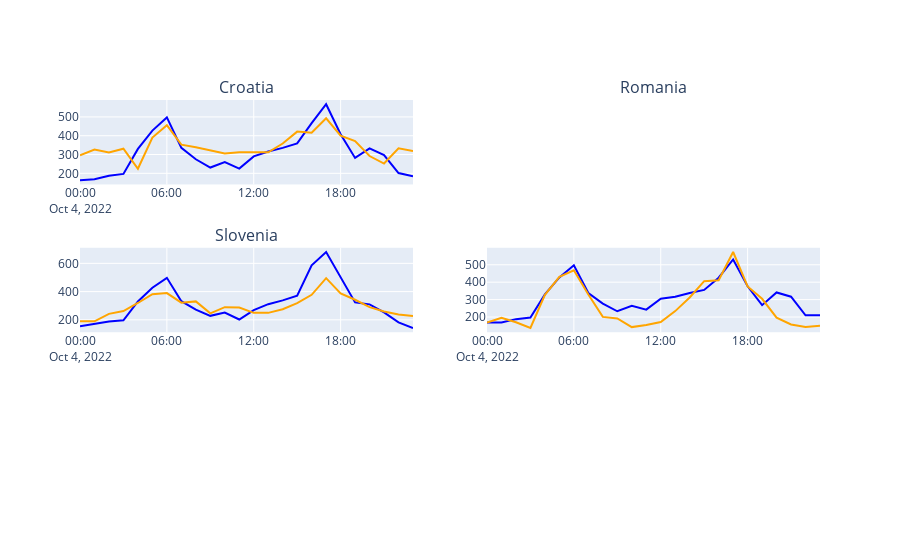

The code cell stored with this chart in its notebook:
### Code cell
#train_model_country_day(data_country_input, day, n_features, model_type="rf", model_parameters=None)
from plotly.subplots import make_subplots
def plotDayPrediction(day,n_features,model_type='rf',exclude_features=["Price-1","Price-2"]):
        countries = ["BG", "HR", "RO","SI"]
        countries_clean=[]
        for i,code in enumerate(countries):
                print(i,code)
                try: 
                        test=load_augumented(code).loc[day]
                        print(test.isnull().values.any())
                except: print("Date for this day does not exist") 
                else: 
                        if test.shape[0]==24: countries_clean.append(code)
        print(countries_clean)
        n = len(countries_clean)
        print(n)
        clist = []
        [clist.append(country_dict[x]) for x in countries_clean]
        fig = make_subplots(rows=n, cols=2,
                subplot_titles=clist)

        def predOneDayOneCode(code,row,col):
                df = load_augumented(code).drop(columns=exclude_features)
                print(df.isnull().values.any())
                model, params, selected_features, err, predictions = train_model_country_day(df, day, 12, model_type="rf")
                def rolling(dataframe):
                        return dataframe.rolling(window=roll_window).mean()
                print(selected_features)
                
                
                df = df.loc[day]

                fig.add_trace(go.Scatter(x=df.index, 
                                        y=df["DayAheadPrice"], 
                                        name="Real price",
                                        mode="lines",
                                        line_color="blue",),
                                        row=row,col=col)  
                
                fig.add_trace(go.Scatter(x=predictions.index, 
                                        y=predictions, 
                                        name="Prediction",
                                        mode="lines",
                                        line_color="orange",),
                                        row=row,col=col)  #

                fig.update_layout(
                        #title={'text':'Prediction of Energy Price in %s' % (country_dict[code]),'x':0.5, 'xanchor':'center'},
                        showlegend=False)
                
                #return fig, selected_features, err
                return 0
        #figa=[None]*n
        #sfa=[None]*n
        #erra=[None]*n
        j=1
        k=1
        for i,code in enumerate(countries_clean):
                predOneDayOneCode(code,k,j)
                if k==j: k=k+1
                elif k>j: j=j+1
        #code = "SI"
        #figa, sfa, erra=predOneDayOneCode(code,1,1)
        #print("aaskdjflöaksjdlfkjaskldjfkajdfölaj")
        fig.update_layout(legend=dict(
                orientation="h",
                entrywidth=120,
                yanchor="bottom",
                y=1.02,
                xanchor="right",
                x=1
                ))
        return fig,0,0
figa, sfa, erra = plotDayPrediction("2022-10-04",12)

figa.show()

### Figure 1 — Plotly figure (JSON) as saved in the notebook; plotly's stock layout.template omitted (floating-point values rounded to 4 significant figures)
{"data": [{"line": {"color": "blue"}, "mode": "lines", "name": "Real price", "type": "scatter", "x": ["2022-10-04T00:00:00+00:00", "2022-10-04T01:00:00+00:00", "2022-10-04T02:00:00+00:00", "2022-10-04T03:00:00+00:00", "2022-10-04T04:00:00+00:00", "2022-10-04T05:00:00+00:00", "2022-10-04T06:00:00+00:00", "2022-10-04T07:00:00+00:00", "2022-10-04T08:00:00+00:00", "2022-10-04T09:00:00+00:00", "2022-10-04T10:00:00+00:00", "2022-10-04T11:00:00+00:00", "2022-10-04T12:00:00+00:00", "2022-10-04T13:00:00+00:00", "2022-10-04T14:00:00+00:00", "2022-10-04T15:00:00+00:00", "2022-10-04T16:00:00+00:00", "2022-10-04T17:00:00+00:00", "2022-10-04T18:00:00+00:00", "2022-10-04T19:00:00+00:00", "2022-10-04T20:00:00+00:00", "2022-10-04T21:00:00+00:00", "2022-10-04T22:00:00+00:00", "2022-10-04T23:00:00+00:00"], "xaxis": "x", "y": [163.4, 169.1, 187.7, 196.9, 330.0, 427.5, 497.4, 335.5, 274.9, 230.9, 259.4, 225.5, 290, 316.0, 335.4, 359.1, 466.6, 567.5, 407.9, 281.8, 332.4, 297.4, 201.8, 184.4], "yaxis": "y"}, {"line": {"color": "orange"}, "mode": "lines", "name": "Prediction", "type": "scatter", "x": ["2022-10-04T00:00:00+00:00", "2022-10-04T01:00:00+00:00", "2022-10-04T02:00:00+00:00", "2022-10-04T03:00:00+00:00", "2022-10-04T04:00:00+00:00", "2022-10-04T05:00:00+00:00", "2022-10-04T06:00:00+00:00", "2022-10-04T07:00:00+00:00", "2022-10-04T08:00:00+00:00", "2022-10-04T09:00:00+00:00", "2022-10-04T10:00:00+00:00", "2022-10-04T11:00:00+00:00", "2022-10-04T12:00:00+00:00", "2022-10-04T13:00:00+00:00", "2022-10-04T14:00:00+00:00", "2022-10-04T15:00:00+00:00", "2022-10-04T16:00:00+00:00", "2022-10-04T17:00:00+00:00", "2022-10-04T18:00:00+00:00", "2022-10-04T19:00:00+00:00", "2022-10-04T20:00:00+00:00", "2022-10-04T21:00:00+00:00", "2022-10-04T22:00:00+00:00", "2022-10-04T23:00:00+00:00"], "xaxis": "x", "y": [296.0, 327.0, 311.5, 330.9, 224.5, 390.4, 456.3, 352.3, 338.5, 320.8, 306.0, 311.7, 311.7, 311.7, 358.7, 421.9, 415.6, 492.6, 400.4, 371.6, 292.0, 252.2, 332.8, 319.2], "yaxis": "y"}, {"line": {"color": "blue"}, "mode": "lines", "name": "Real price", "type": "scatter", "x": ["2022-10-04T00:00:00+00:00", "2022-10-04T01:00:00+00:00", "2022-10-04T02:00:00+00:00", "2022-10-04T03:00:00+00:00", "2022-10-04T04:00:00+00:00", "2022-10-04T05:00:00+00:00", "2022-10-04T06:00:00+00:00", "2022-10-04T07:00:00+00:00", "2022-10-04T08:00:00+00:00", "2022-10-04T09:00:00+00:00", "2022-10-04T10:00:00+00:00", "2022-10-04T11:00:00+00:00", "2022-10-04T12:00:00+00:00", "2022-10-04T13:00:00+00:00", "2022-10-04T14:00:00+00:00", "2022-10-04T15:00:00+00:00", "2022-10-04T16:00:00+00:00", "2022-10-04T17:00:00+00:00", "2022-10-04T18:00:00+00:00", "2022-10-04T19:00:00+00:00", "2022-10-04T20:00:00+00:00", "2022-10-04T21:00:00+00:00", "2022-10-04T22:00:00+00:00", "2022-10-04T23:00:00+00:00"], "xaxis": "x3", "y": [153.9, 169.1, 187.7, 196.9, 330.0, 427.5, 497.4, 332.0, 271.6, 228.1, 250.9, 202.3, 269.3, 311, 337.9, 371, 586.3, 680.5, 500, 323.3, 309.5, 252.5, 181.7, 142.0], "yaxis": "y3"}, {"line": {"color": "orange"}, "mode": "lines", "name": "Prediction", "type": "scatter", "x": ["2022-10-04T00:00:00+00:00", "2022-10-04T01:00:00+00:00", "2022-10-04T02:00:00+00:00", "2022-10-04T03:00:00+00:00", "2022-10-04T04:00:00+00:00", "2022-10-04T05:00:00+00:00", "2022-10-04T06:00:00+00:00", "2022-10-04T07:00:00+00:00", "2022-10-04T08:00:00+00:00", "2022-10-04T09:00:00+00:00", "2022-10-04T10:00:00+00:00", "2022-10-04T11:00:00+00:00", "2022-10-04T12:00:00+00:00", "2022-10-04T13:00:00+00:00", "2022-10-04T14:00:00+00:00", "2022-10-04T15:00:00+00:00", "2022-10-04T16:00:00+00:00", "2022-10-04T17:00:00+00:00", "2022-10-04T18:00:00+00:00", "2022-10-04T19:00:00+00:00", "2022-10-04T20:00:00+00:00", "2022-10-04T21:00:00+00:00", "2022-10-04T22:00:00+00:00", "2022-10-04T23:00:00+00:00"], "xaxis": "x3", "y": [189.0, 189.0, 242.4, 262.1, 319.3, 381.8, 389.5, 321.8, 330.6, 245.7, 289.7, 286.6, 249.4, 249.4, 274.9, 317.9, 377.2, 495.0, 386.7, 342.0, 290.0, 259.4, 238.2, 227.3], "yaxis": "y3"}, {"line": {"color": "blue"}, "mode": "lines", "name": "Real price", "type": "scatter", "x": ["2022-10-04T00:00:00+00:00", "2022-10-04T01:00:00+00:00", "2022-10-04T02:00:00+00:00", "2022-10-04T03:00:00+00:00", "2022-10-04T04:00:00+00:00", "2022-10-04T05:00:00+00:00", "2022-10-04T06:00:00+00:00", "2022-10-04T07:00:00+00:00", "2022-10-04T08:00:00+00:00", "2022-10-04T09:00:00+00:00", "2022-10-04T10:00:00+00:00", "2022-10-04T11:00:00+00:00", "2022-10-04T12:00:00+00:00", "2022-10-04T13:00:00+00:00", "2022-10-04T14:00:00+00:00", "2022-10-04T15:00:00+00:00", "2022-10-04T16:00:00+00:00", "2022-10-04T17:00:00+00:00", "2022-10-04T18:00:00+00:00", "2022-10-04T19:00:00+00:00", "2022-10-04T20:00:00+00:00", "2022-10-04T21:00:00+00:00", "2022-10-04T22:00:00+00:00", "2022-10-04T23:00:00+00:00"], "xaxis": "x4", "y": [168.5, 169.1, 187.7, 196.9, 330.0, 427.5, 497.4, 337.8, 277.2, 232.9, 263.8, 242.2, 304.6, 316.0, 337.9, 355.4, 425.6, 530.6, 376.5, 268.0, 340.9, 316.5, 210, 210], "yaxis": "y4"}, {"line": {"color": "orange"}, "mode": "lines", "name": "Prediction", "type": "scatter", "x": ["2022-10-04T00:00:00+00:00", "2022-10-04T01:00:00+00:00", "2022-10-04T02:00:00+00:00", "2022-10-04T03:00:00+00:00", "2022-10-04T04:00:00+00:00", "2022-10-04T05:00:00+00:00", "2022-10-04T06:00:00+00:00", "2022-10-04T07:00:00+00:00", "2022-10-04T08:00:00+00:00", "2022-10-04T09:00:00+00:00", "2022-10-04T10:00:00+00:00", "2022-10-04T11:00:00+00:00", "2022-10-04T12:00:00+00:00", "2022-10-04T13:00:00+00:00", "2022-10-04T14:00:00+00:00", "2022-10-04T15:00:00+00:00", "2022-10-04T16:00:00+00:00", "2022-10-04T17:00:00+00:00", "2022-10-04T18:00:00+00:00", "2022-10-04T19:00:00+00:00", "2022-10-04T20:00:00+00:00", "2022-10-04T21:00:00+00:00", "2022-10-04T22:00:00+00:00", "2022-10-04T23:00:00+00:00"], "xaxis": "x4", "y": [168.3, 195.9, 169.7, 136.8, 327.7, 430.7, 468.6, 329.0, 200.5, 191.4, 141.9, 153.5, 171.3, 233.8, 311.9, 405.9, 410.8, 573.4, 375.6, 304.7, 196.3, 157.1, 141.9, 149.2], "yaxis": "y4"}], "layout": {"annotations": [{"font": {"size": 16}, "showarrow": false, "text": "Croatia", "x": 0.225, "xanchor": "center", "xref": "paper", "y": 1, "yanchor": "bottom", "yref": "paper"}, {"font": {"size": 16}, "showarrow": false, "text": "Romania", "x": 0.775, "xanchor": "center", "xref": "paper", "y": 1, "yanchor": "bottom", "yref": "paper"}, {"font": {"size": 16}, "showarrow": false, "text": "Slovenia", "x": 0.225, "xanchor": "center", "xref": "paper", "y": 0.6111, "yanchor": "bottom", "yref": "paper"}], "legend": {"entrywidth": 120, "orientation": "h", "x": 1, "xanchor": "right", "y": 1.02, "yanchor": "bottom"}, "showlegend": false, "xaxis": {"anchor": "y", "domain": [0, 0.45]}, "xaxis2": {"anchor": "y2", "domain": [0.55, 1]}, "xaxis3": {"anchor": "y3", "domain": [0, 0.45]}, "xaxis4": {"anchor": "y4", "domain": [0.55, 1]}, "xaxis5": {"anchor": "y5", "domain": [0, 0.45]}, "xaxis6": {"anchor": "y6", "domain": [0.55, 1]}, "yaxis": {"anchor": "x", "domain": [0.7778, 1]}, "yaxis2": {"anchor": "x2", "domain": [0.7778, 1]}, "yaxis3": {"anchor": "x3", "domain": [0.3889, 0.6111]}, "yaxis4": {"anchor": "x4", "domain": [0.3889, 0.6111]}, "yaxis5": {"anchor": "x5", "domain": [0, 0.2222]}, "yaxis6": {"anchor": "x6", "domain": [0, 0.2222]}}}
